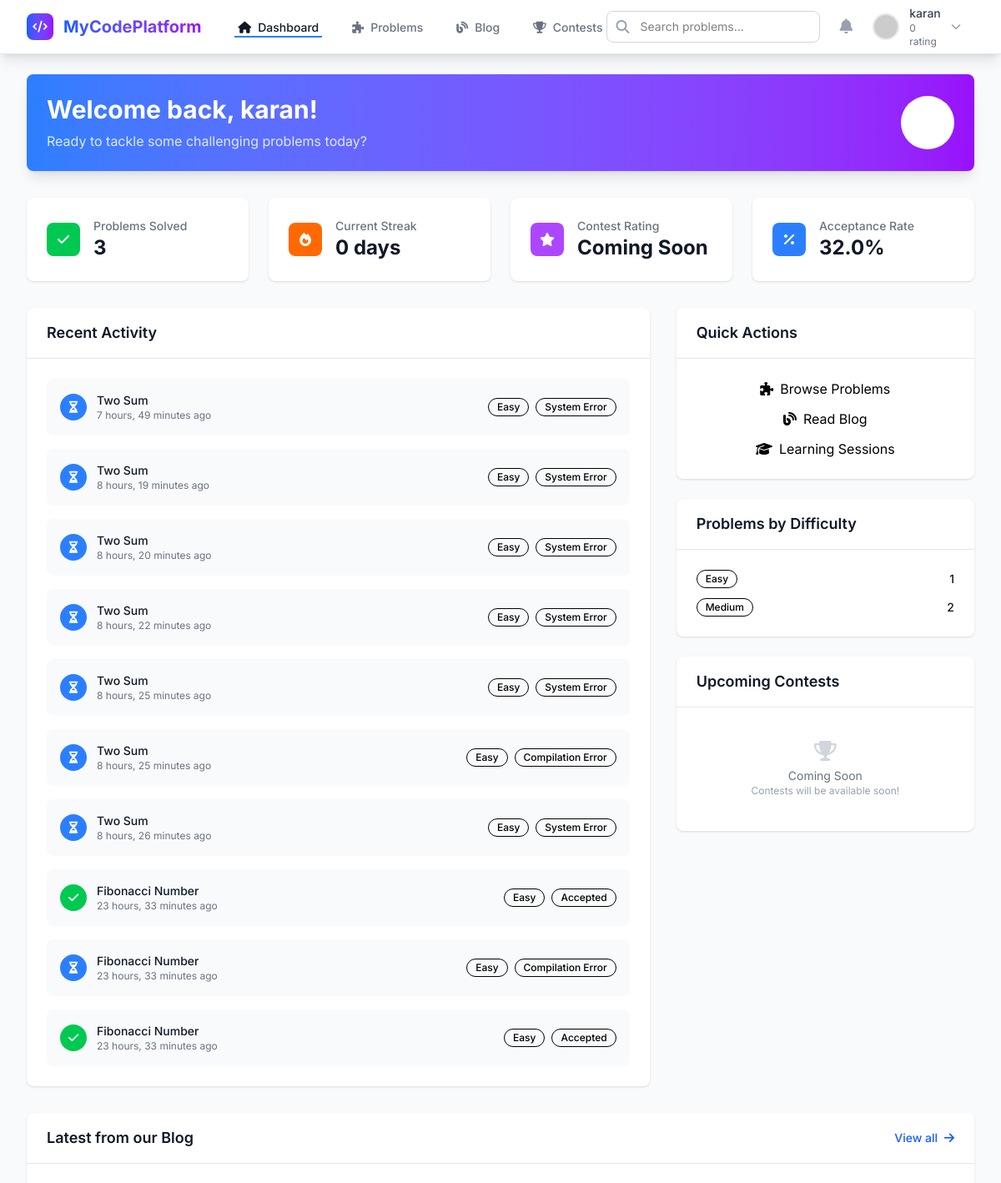
Page /dashboard/ (signed in, upper part) on the earlier database version.
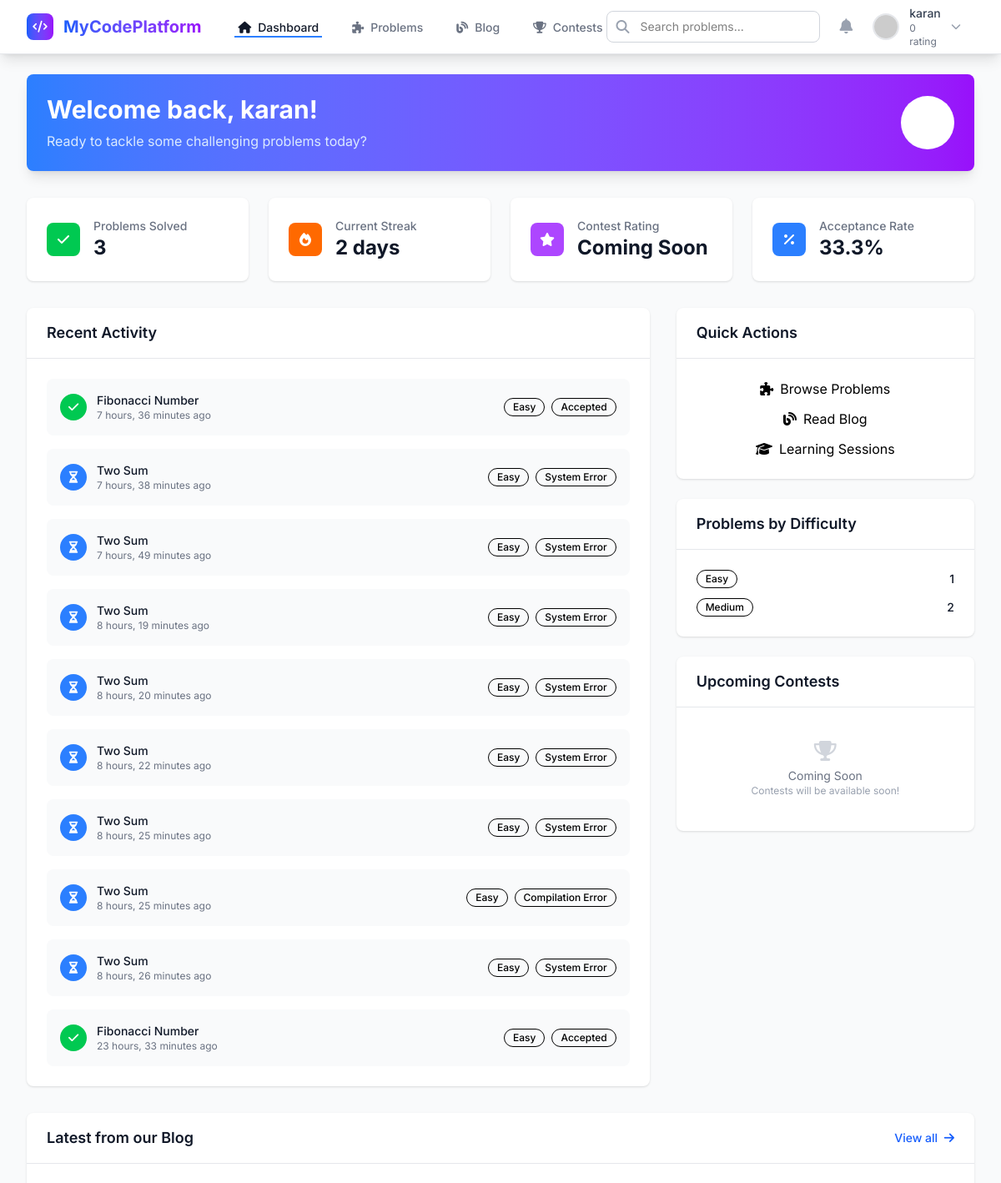
Same page on the later database version.
### submit/models.py (models this page shows, shortened)
class Submission(models.Model):
    STATUS_CHOICES = [
        ('PENDING', 'Pending'),
        ('JUDGING', 'Judging'),
        ('ACCEPTED', 'Accepted'),
        ('WRONG_ANSWER', 'Wrong Answer'),
        ('TIME_LIMIT_EXCEEDED', 'Time Limit Exceeded'),
        ('MEMORY_LIMIT_EXCEEDED', 'Memory Limit Exceeded'),
        ('RUNTIME_ERROR', 'Runtime Error'),
        ('COMPILATION_ERROR', 'Compilation Error'),
        ('ERROR', 'System Error'),
    ]
    LANGUAGE_CHOICES = [
        ('cpp', 'C++'),
        ('py', 'Python'),
        ('java', 'Java'),
    ]
    user = models.ForeignKey(User, on_delete=models.CASCADE, null=True, blank=True)
    problem = models.ForeignKey(Problem, on_delete=models.CASCADE)
    code = models.TextField()
    language = models.CharField(max_length=50, choices=LANGUAGE_CHOICES)
    input_data = models.TextField(blank=True, null=True)
    total_test_cases = models.IntegerField(default=0)
    passed_test_cases = models.IntegerField(default=0)
    score = models.FloatField(default=0.0, help_text="Score based on passed test cases")
    max_execution_time = models.FloatField(null=True, blank=True)
    max_memory_used = models.BigIntegerField(null=True, blank=True, help_text="Memory in bytes")
    output_data = models.TextField(blank=True, null=True)
    error_data = models.TextField(blank=True, null=True)
    status = models.CharField(max_length=50, choices=STATUS_CHOICES, default='PENDING')
    execution_time = models.FloatField(null=True, blank=True, help_text="Execution time in seconds")
    submitted_at = models.DateTimeField(auto_now_add=True)
    class Meta:
        ordering = ['-submitted_at']

### problems/models.py (models this page shows, shortened)
class Problem(models.Model):
    DIFFICULTY_CHOICES = [
        ('easy', 'Easy'),
        ('medium', 'Medium'),
        ('hard', 'Hard'),
    ]
    TYPE_CHOICES = [
        ('math', 'Mathematics'),
        ('dsa', 'Data Structures & Algorithms'),
    ]
    title = models.CharField(max_length=200)
    description = models.TextField()
    difficulty = models.CharField(max_length=50, choices=DIFFICULTY_CHOICES)
    problem_type = models.CharField(max_length=10, choices=TYPE_CHOICES, default='math')
    image_file = models.ImageField(upload_to='problems/images/', blank=True, null=True)
    pdf_file = models.FileField(upload_to='problems/pdfs/', blank=True, null=True)
    input_format = models.TextField(blank=True, help_text="Description of input format")
    output_format = models.TextField(blank=True, help_text="Description of output format")
    constraints = models.TextField(blank=True, help_text="Constraints for the problem")
    sample_input = models.TextField(blank=True)
    sample_output = models.TextField(blank=True)
    time_limit = models.IntegerField(default=5, help_text="Time limit in seconds")
    memory_limit = models.CharField(max_length=10, default="128m", help_text="Memory limit (e.g., 128m, 256m)")
    created_by = models.ForeignKey(User, on_delete=models.CASCADE, null=True, blank=True)
    created_at = models.DateTimeField(auto_now_add=True)
    updated_at = models.DateTimeField(auto_now=True)
    is_active = models.BooleanField(default=True)
    total_attempts = models.IntegerField(default=0)
    successful_completions = models.IntegerField(default=0)
    class Meta:
        ordering = ['-created_at']

### users/views.py (the view)
# urls.py: path("dashboard/", dashboard_view, name="dashboard"),
@login_required
def dashboard_view(request):
    from django.db.models import Count, Q
    from problems.models import Problem
    from submit.models import Submission
    from blogs.models import BlogPost
    from datetime import datetime, timedelta
    user = request.user
    total_submissions = Submission.objects.filter(user=user).count()
    accepted_submissions = Submission.objects.filter(user=user, status='ACCEPTED').count()
    problems_solved = Submission.objects.filter(
        user=user,
        status='ACCEPTED'
    ).values('problem').distinct().count()
    acceptance_rate = round((accepted_submissions / total_submissions * 100) if total_submissions > 0 else 0, 1)
    recent_submissions = Submission.objects.filter(user=user).select_related('problem').order_by('-submitted_at')[:10]
    today = datetime.now().date()
    current_streak = 0
    check_date = today
    while True:
        daily_accepted = Submission.objects.filter(
            user=user,
            status='ACCEPTED',
            submitted_at__date=check_date
        ).exists()
        if daily_accepted:
            current_streak += 1
            check_date -= timedelta(days=1)
        else:
            break
    total_time_spent = total_submissions * 15  # Assume 15 minutes per submission on average
    difficulty_stats = {}
    solved_problems = Submission.objects.filter(
        user=user,
        status='ACCEPTED'
    ).values_list('problem_id', flat=True).distinct()
    difficulty_counts = Problem.objects.filter(
        id__in=solved_problems
    ).values('difficulty').annotate(count=Count('id'))
    for item in difficulty_counts:
        difficulty_stats[item['difficulty']] = item['count']
    recent_blog_posts = BlogPost.objects.filter(status='published').order_by('-published_date')[:3]
    upcoming_contests = []
    popular_problems = Problem.objects.annotate(
        submission_count=Count('submission')
    ).order_by('-submission_count')[:5]
    context = {
        'user': user,
        'stats': {
            'problems_solved': problems_solved,
            'total_submissions': total_submissions,
            'accepted_submissions': accepted_submissions,
            'acceptance_rate': acceptance_rate,
            'current_streak': current_streak,
            'max_streak': user.max_streak,
            'time_spent': total_time_spent,
            'difficulty_stats': difficulty_stats,
        },
        'recent_submissions': recent_submissions,
        'recent_blog_posts': recent_blog_posts,
        'upcoming_contests': upcoming_contests,
        'popular_problems': popular_problems,
    }
    return render(request, 'dashboard.html', context)

### users/models.py (called while the page is built)
    def get_avatar_url(self):
        if self.avatar:
            return self.avatar.url
        return f"https://ui-avatars.com/api/?name={self.username}&background=3b82f6&color=fff&size=128"

### templates/dashboard.html (shortened to what the changed rows need)
{% extends 'base.html' %}
{% load static %}
{% block content %}
<div class="max-w-7xl mx-auto py-6 px-4 sm:px-6 lg:px-8">
    <div class="bg-gradient-to-r from-blue-500 to-purple-600 rounded-lg shadow-lg p-6 text-white mb-8">
        <div class="flex items-center justify-between">
            <div>
                <h1 class="text-3xl font-bold mb-2">
                    Welcome back{% if user.username %}, {{ user.username }}{% endif %}!
                </h1>
            </div>
        </div>
    </div>
    <div class="grid grid-cols-1 md:grid-cols-2 lg:grid-cols-4 gap-6 mb-8">
        <div class="bg-white rounded-lg shadow-sm hover:shadow-md transition-shadow duration-200 p-6 card-hover">
            <div class="flex items-center">
                <div class="ml-4">
                    <p class="text-sm font-medium text-gray-500">Current Streak</p>
                    <p class="text-2xl font-bold text-gray-900">{{ stats.current_streak }} day{{ stats.current_streak|pluralize }}</p>
                </div>
            </div>
        </div>
        <div class="bg-white rounded-lg shadow-sm hover:shadow-md transition-shadow duration-200 p-6 card-hover">
            <div class="flex items-center">
                <div class="ml-4">
                    <p class="text-sm font-medium text-gray-500">Acceptance Rate</p>
                    <p class="text-2xl font-bold text-gray-900">{{ stats.acceptance_rate }}%</p>
                </div>
            </div>
        </div>
    </div>
    <div class="grid grid-cols-1 lg:grid-cols-3 gap-8 mb-8">
        <div class="lg:col-span-2">
            <div class="bg-white rounded-lg shadow-sm">
                <div class="p-6">
                    {% if recent_submissions %}
                        <div class="space-y-4">
                            {% for submission in recent_submissions %}
                                <div class="flex items-center justify-between p-4 bg-gray-50 rounded-lg hover:bg-gray-100 transition-colors duration-200">
                                    <div class="flex items-center space-x-3">
                                        <div class="w-8 h-8 rounded-full flex items-center justify-center
                                            {% if submission.status == 'ACCEPTED' %}bg-green-500{% elif submission.status == 'WRONG_ANSWER' %}bg-red-500{% elif submission.status == 'TIME_LIMIT_EXCEEDED' %}bg-orange-500{% else %}bg-blue-500{% endif %}">
                                            <i class="text-white text-sm
                                                {% if submission.status == 'ACCEPTED' %}fas fa-check{% elif submission.status == 'WRONG_ANSWER' %}fas fa-times{% elif submission.status == 'TIME_LIMIT_EXCEEDED' %}fas fa-clock{% else %}fas fa-hourglass-half{% endif %}"></i>
                                        </div>
                                        <div>
                                            <p class="text-sm font-medium text-gray-900">{{ submission.problem.title }}</p>
                                            <p class="text-xs text-gray-500">{{ submission.submitted_at|timesince }} ago</p>
                                        </div>
                                    </div>
                                    <div class="flex items-center space-x-2">
                                        <span class="inline-flex items-center px-2.5 py-0.5 rounded-full text-xs font-medium border
                                            {% if submission.problem.difficulty == 'easy' %}difficulty-easy{% elif submission.problem.difficulty == 'medium' %}difficulty-medium{% else %}difficulty-hard{% endif %}">
                                            {{ submission.problem.get_difficulty_display }}
                                        </span>
                                        <span class="inline-flex items-center px-2.5 py-0.5 rounded-full text-xs font-medium border
                                            {% if submission.status == 'ACCEPTED' %}status-accepted{% elif submission.status == 'WRONG_ANSWER' %}status-wrong-answer{% elif submission.status == 'TIME_LIMIT_EXCEEDED' %}status-time-limit{% elif submission.status == 'MEMORY_LIMIT_EXCEEDED' %}status-memory-limit{% elif submission.status == 'COMPILATION_ERROR' %}status-compilation-error{% elif submission.status == 'RUNTIME_ERROR' %}status-runtime-error{% elif submission.status == 'PENDING' or submission.status == 'JUDGING' %}status-pending{% else %}status-error{% endif %}">
                                            {{ submission.get_status_display }}
                                        </span>
                                    </div>
                                </div>
                            {% endfor %}
                        </div>
                    {% endif %}
                </div>
            </div>
        </div>
        <div class="space-y-6">
            {% if stats.difficulty_stats %}
            <div class="bg-white rounded-lg shadow-sm">
                <div class="p-6">
                    <div class="space-y-3">
                        {% for difficulty, count in stats.difficulty_stats.items %}
                            <div class="flex items-center justify-between">
                                <div class="flex items-center space-x-2">
                                    <span class="inline-flex items-center px-2.5 py-0.5 rounded-full text-xs font-medium border
                                        {% if difficulty == 'easy' %}difficulty-easy{% elif difficulty == 'medium' %}difficulty-medium{% else %}difficulty-hard{% endif %}">
                                        {{ difficulty|title }}
                                    </span>
                                </div>
                                <span class="text-sm font-medium text-gray-900">{{ count }}</span>
                            </div>
                        {% endfor %}
                    </div>
                </div>
            </div>
            {% endif %}
        </div>
    </div>
</div>
{% endblock %}

Differences in the rows shown:
no longer on this page (row unchanged): Submission: problem "Fibonacci Number", submitted_at "23 hours, 33 minutes", problem.difficulty "Easy", status "Compilation Error"
no longer on this page (row unchanged): Submission: problem "Fibonacci Number", submitted_at "23 hours, 33 minutes", problem.difficulty "Easy", status "Accepted"
added Submission: problem "Fibonacci Number", submitted_at "7 hours, 36 minutes", problem.difficulty "Easy", status "Accepted"
added Submission: problem "Two Sum", submitted_at "7 hours, 38 minutes", problem.difficulty "Easy", status "System Error"
Other differences:
{{ stats.current_streak }}: "0" → "2"
{{ stats.acceptance_rate }}: "32.0" → "33.3"
